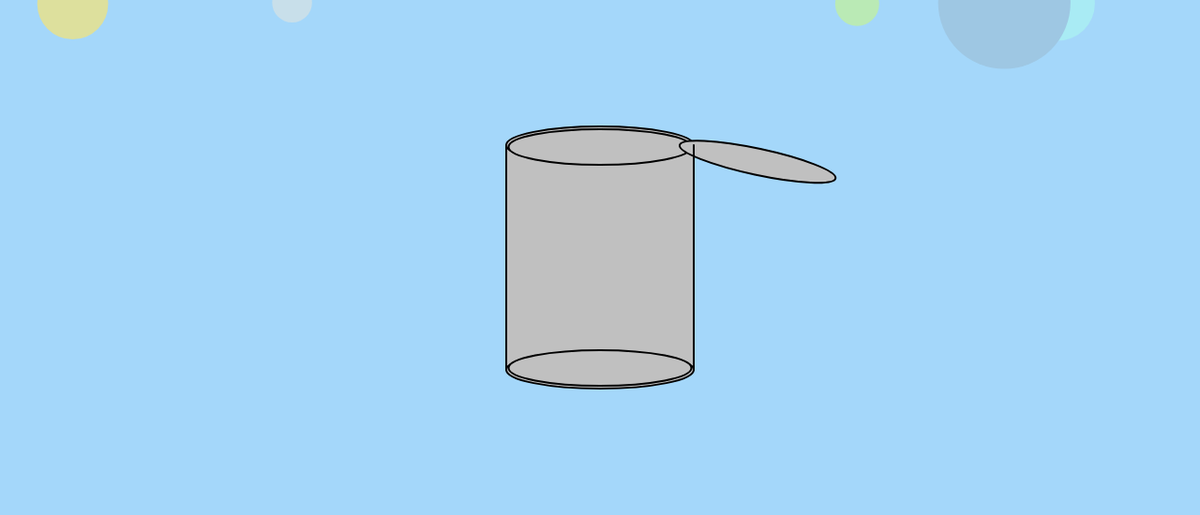
Frame 1 (no input)
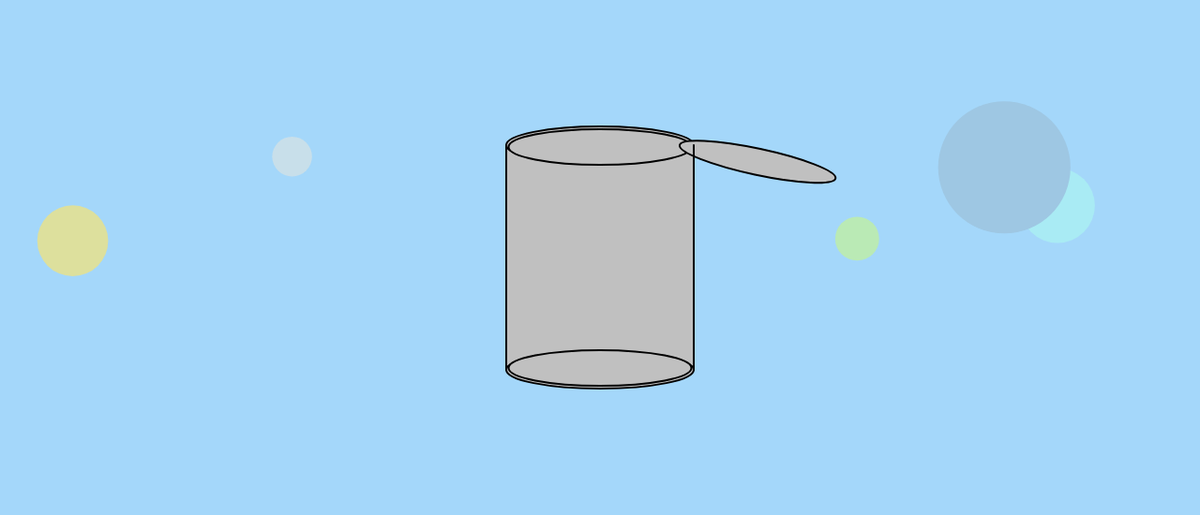
Frame 60 (no input)
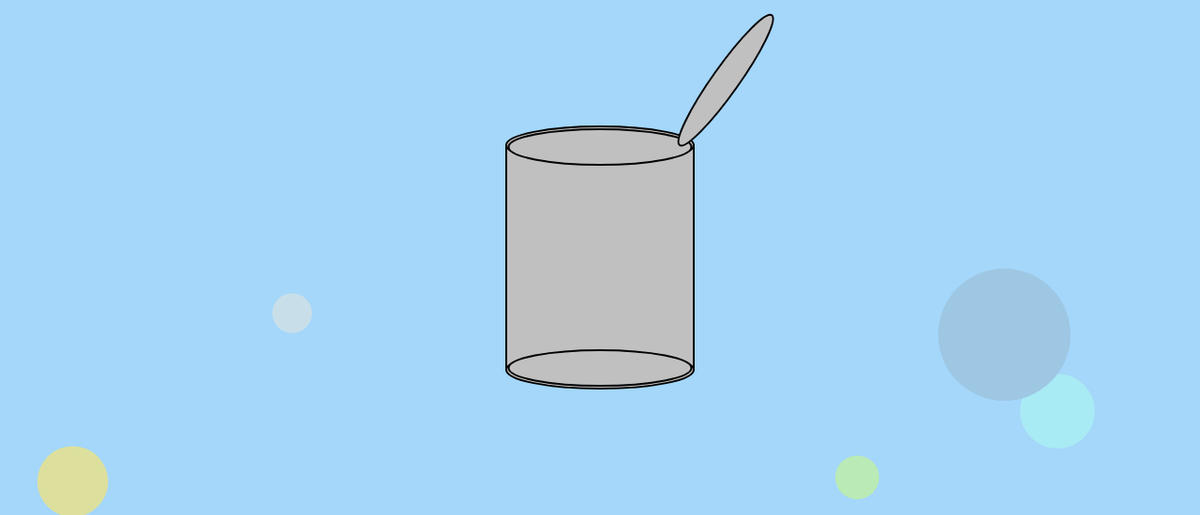
Frame 120 (the mouse pressed at the canvas centre since frame 60)

The p5.js sketch that drew these frames (run headless with seeded random() and noise() and a simulated clock; from frame 60 on, the mouse is pressed at the canvas centre):

// p5.js sketch
// ── sketch.js
// Author: Lamar Jambi (Jambo)
// DM1133 Midterm Project 1 - The UnexCpected Machine: Performance Adjective
// General idea: how nostalgia feels as time progresses
// for the original idea, i would like to create a can as a main subject, but for now it'll be a rectangular shape
// until the scenes are done
// idea: can is filled with memories and when it explodes it'll take us 
// to differenr scenes to express the emotions **transitionsss**
// maybe the after the EMOTIONS BOMB, expand on a blue/dark navy marble then the melancholy scene (state = 1)
// then go back to da bomb, expand on green for calm scene (state = 2)
// FINALLY, close the damn lid because memories are part of us :] (state = 3)
// maybe make transition random
// ==========================

let subCan;
let caughtMem = 0;
let memories = [];

// transition
let cols = 50;
let rows = 20;
let currRow = 0;
let currCol = 0;
let isTransitioning = false;

let state = 0;

// melancholy
let particles = [];
let drips = [];
const PARTICLE_COUNT = 150;
const DROPS_THRESHOLD = 850;
let dripsCount = 0;

// calm - taking a breath
let isGradient = false;
let clouds = [];
let sparkles = [];
const CLOUD_COUNT = 8;
let totalClouds = 0;
const CLOUDS_THRESHOLD = 4;
const CLOUD_Y_RANGE = 150;

let finalCan = null;
let finalMem = [];
let finalCatch = 0;


function setup() {
    createCanvas(1280, 550);
    subCan = new CanShape(width / 2, height / 2);
    
    // debugging 
    // state = 2;
    // state = 3;

    for (let i = 0; i < 5; i++) {
        memories.push(new Memory());
    }

    // state 3 setup
    finalCan = new CanShape(width / 2, height / 2);

    for (let i = 0; i < 5; i++) {
        finalMem.push(new Memory());
    }
}

function draw() {
    // default scene
    if (state === 0) {
        if (subCan.isShaking) {
            background(random(255), random(255), random(255));
        } else {
            background(164, 215, 250);
        }

        for (let elem of bkgElem) {
            elem.display();
            elem.move();
        }

        for (let i = memories.length - 1; i >= 0; i--) {
            memories[i].move();
            memories[i].display();

            // check if memory was missed
            if (memories[i].yCoor > height) {
                memories.splice(i, 1);
                memories.push(new Memory());

            // check if there's collision (caught)
            } else if (memories[i].hits(subCan)) {
                subCan.collectMemory(memories[i]);
                memories.splice(i, 1);
                memories.push(new Memory()); 
                caughtMem++;
            }
        }

        subCan.display();
        subCan.move();

        if (subCan.isFull(caughtMem)) {
            isTransitioning = true;
        }

    } else if (state === 1) {
        if (isTransitioning) {
            background(random(255), random(255), random(255));
        } else {
            background(20, 22, 28);
        }

        melancholyScene();

    } else if (state === 2) {
        calmScene();

    } else if (state === 3) {
        console.log("state 3!!");

        background(164, 215, 250);
        for (let elem of bkgElem) {
            elem.display();
            elem.move();
        }

        if (finalCan.memories.length < finalCan.MAX) {
            for (let i = 0; i < finalCan.MAX; i++) {
                finalCan.collectMemory(new Memory());
            }

            finalCatch = finalCan.MAX;
        }

        // if lid is closed -> stop shaking (done in class)
        // if (finalCan.isClosed) {
        //     finalCan.isShaking = false;

        // } else {
        //     finalCan.isShaking = true;
        // }

        // if full -> close!
        if (finalCan.isFull(finalCatch)) {
            finalCan.closeLid();
        }

        for (let i = finalMem.length - 1; i >= 0; i--) {
            finalMem[i].move();
            finalMem[i].display();

            // check if memory was missed
            if (finalMem[i].yCoor > height) {
                finalMem.splice(i, 1);
                finalMem.push(new Memory());

            // check if there's collision (caught)
            } else if (finalMem[i].hits(finalCan)) {
                finalCan.collectMemory(finalMem[i]);
                finalMem.splice(i, 1);
                finalMem.push(new Memory()); 
                finalCatch++;
            }
        }

        finalCan.display();
        finalCan.move();
    }

    if (isTransitioning) {
        transition();
    }
}

// should happen between scenes
function transition() {
    let xOffset = (width - (cols + 20) * 50) / 2;
    let yOffset = (height - (rows - 1) * 50) / 2;

    for (let row = 0; row <= currRow; row++) {
        for (let col = 0; col < (row === currRow ? currCol : cols); col++) {
            let ellipseSize = random(150, 250);

            let x = col * 50 + xOffset;
            let y = row * 50 + yOffset; 

            let opaValue = random(50, 255);
            fill(random(255), random(255), random(255), opaValue);
            ellipse(x, y, ellipseSize, ellipseSize);
        }
    }

    currCol++;
    if (currCol >= cols) {
        currCol = 0;
        currRow++;
    }

    // when the screen is filled with marbles
    if (currRow >= rows) {
        isTransitioning = false;
        caughtMem = 0;
        currRow = 0;  
        currCol = 0;  

        state++;  
        console.log("state:", state);
    }
}

function melancholyScene() {
    fill(20, 22, 28, 15);
    rect(0, 0, width, height);

    for (let p of particles) {
        let xOffset = frameCount * 0.001 + p.x * 0.005;
        let driftX = map(noise(xOffset), 0, 1, -1, 1);
        
        p.x += driftX;
        p.y += p.speed;
        
        if (p.y > height) {
            p.y = 0;
            p.x = random(width);
        }

        if (p.x < 0) {
            p.x = width;
        }

        if (p.x > width) {
            p.x = 0;
        }

        let gradient = drawingContext.createRadialGradient(
            p.x, p.y, 0, 
            p.x, p.y, p.size * 2
        );

        gradient.addColorStop(0, `rgba(130, 150, 180, ${p.opacity / 255})`);
        gradient.addColorStop(1, 'rgba(130, 150, 180, 0)');
        drawingContext.fillStyle = gradient;
        ellipse(p.x, p.y, p.size * 2);
    }

    for (let i = drips.length - 1; i >= 0; i--) {
        let drip = drips[i];

        drip.y += drip.speed;
        drip.length = min(drip.length + 0.5, drip.maxLength);
        drip.opacity -= 0.8;

        if (drip.opacity > 0) {
        let gradient = drawingContext.createLinearGradient(
            drip.x, drip.y - drip.length, 
            drip.x, drip.y
        );

        gradient.addColorStop(0, `rgba(150, 170, 200, 0)`);
        gradient.addColorStop(1, `rgba(150, 170, 200, ${drip.opacity / 255})`);
        
        drawingContext.strokeStyle = gradient;
        drawingContext.lineWidth = drip.width;
        line(drip.x, drip.y - drip.length, drip.x, drip.y);
        }

        if (drip.y - drip.length > height || drip.opacity <= 0) {
        drips.splice(i, 1);
        createNewDrip();
        }
    }

    if (mouseX > 0 && mouseX < width && mouseY > 0 && mouseY < height) {
        noFill();
        stroke(150, 170, 200, 50);
        ellipse(mouseX, mouseY, 20);
    }

    if (dripsCount >= DROPS_THRESHOLD) {
        isTransitioning = true;  
    }
}

function createNewDrip() {
    drips.push({
        x: random(width),
        y: random(height/3), 
        speed: random(1, 3),
        length: 0,
        maxLength: random(20, 50),
        width: random(1, 2.5),
        opacity: random(100, 200)
    });

    dripsCount++;
}

function mouseMoved() {
  if (random() < 0.3) { 
    for (let i = 0; i < 2; i++) { 
      drips.push({
        x: mouseX + random(-20, 20),
        y: mouseY,
        speed: random(1, 3),
        length: 0,
        maxLength: random(20, 50),
        width: random(1, 2.5),
        opacity: random(100, 200)
      });

      dripsCount++;
    }
  }
}

function mousePressed() {
  // rain splash at mouse
  for (let i = 0; i < 8; i++) {

    drips.push({
      x: mouseX + random(-30, 30),
      y: mouseY + random(-30, 30),
      speed: random(2, 4),
      length: 0,
      maxLength: random(30, 60),
      width: random(1.5, 3),
      opacity: random(150, 255)
    });

    dripsCount++;
  }
}

// had to create this due to bugs in setup() ):
function initializeClouds() {
    console.log("creating clouds");
    clouds = [];
    for (let i = 0; i < CLOUD_COUNT; i++) {
        clouds.push({
            x: random(width),
            y: random(20, CLOUD_Y_RANGE),
            size: random(60, 120),
            speed: random(0.2, 0.5)
        });
    }
}

function calmScene() {
    // debugging 
    console.log("starting calmScene"); 
    console.log("num of clouds:", clouds.length);
    
    // gradient sky
    if (isTransitioning) {
        background(random(255), random(255), random(255));
    } else {
        let c1 = color(135, 206, 235);
        let c2 = color(255, 253, 208);
        
        noStroke(); 
        for (let y = 0; y < height; y++) {
            let inter = map(y, 0, height, 0, 1);
            let c = lerpColor(c1, c2, inter);
            fill(c);
            rect(0, y, width, 1);
        }
    }

    // if clouds array empty -> make clouds!!
    if (clouds.length === 0) {
        for (let i = 0; i < CLOUD_COUNT; i++) {
            clouds.push({
                x: random(width),
                y: random(20, CLOUD_Y_RANGE),
                size: random(60, 120),
                speed: random(0.2, 0.5)
            });
        }
    }

    clouds.forEach((cloud, index) => {
        drawCloud(cloud.x, cloud.y, cloud.size);
        cloud.x += cloud.speed;
    });

    // if cloud is off screen -> replace :3
    let cloudsToAdd = 0;
    clouds = clouds.filter(cloud => {
        if (cloud.x > width + cloud.size) {
            cloudsToAdd++;
            return false;
        }
        return true;
    });

    // more clouds :3
    for (let i = 0; i < cloudsToAdd; i++) {
        clouds.push({
            x: -random(50, 100),
            y: random(20, CLOUD_Y_RANGE),
            size: random(60, 120),
            speed: random(0.2, 0.5)
        });
        totalClouds++;
    }

    // sparkles interactivity!!!
    if (mousePressed) {
        sparkles.push({
            x: mouseX + random(-20, 20),
            y: mouseY + random(-20, 20),
            life: 1,
            size: random(5, 15)
        });
    }

    sparkles = sparkles.filter(s => {
        s.life -= 0.02;
        if (s.life > 0) {
            drawSparkle(s);
            return true;
        }

        return false;
    });

    if (totalClouds >= CLOUDS_THRESHOLD) {
        isTransitioning = true;
    }
}

function drawCloud(x, y, size) {
    push(); 
    noStroke();
    fill(255, 255, 255, 200);

    ellipse(x, y, size);
    
    // cloud puffs
    ellipse(x + size/2, y, size * 0.8);
    ellipse(x - size/2, y, size * 0.7);
    ellipse(x, y - size/3, size * 0.6);
    ellipse(x, y + size/4, size * 0.7);
    
    pop(); 
}

function drawSparkle(s) {
    push();
    translate(s.x, s.y);
    rotate(frameCount * 0.02); 
    noStroke();
    fill(255, 200, 0, s.life * 255);
    
    for (let i = 0; i < 4; i++) {
        rotate(PI/2);
        ellipse(0, 0, s.size * s.life, s.size/3 * s.life);
    }

    pop();
}

// debugging
function keyPressed() {
    if (key === '2') {
        console.log("Switching to calm scene");
        state = 2;
        initializeClouds();
    }
}
// ── background.js
// js file for the background

let bkgSpeed = 1;
let bkgElem = [];

class BkgBall {
    constructor(xCoor, yCoor, size) {
        this.xCoor = xCoor;
        this.yCoor = yCoor;
        this.size = size;
        this.color = color(random(150, 255), random(150, 255), random(150, 255));
    }

    display() {
        noStroke();
        fill(this.color);
        ellipse(this.xCoor, this.yCoor, this.size);
    }

    move() {
        this.yCoor += bkgSpeed;

        if (this.yCoor > height) {
            this.yCoor = -this.size;
            this.xCoor = random(width);
        }
    }
}

// function updateSpeed(state) {
//     if (state === 'happy') {
//         bkgSpeed = 0.5;
//     } else if (state === 'nostalgic') {
//         bkgSpeed = 2;
//     }
// }
// ── canShape.js
// js file for main subject -- can!
// fill the can with diff shapes and colors to represent memories!!
// fill -> catch around 15 memories, have counter for shapes entering 
// using an array probs

class CanShape {
    constructor(xCoor, yCoor) {
        this.xCoor = xCoor;
        this.yCoor = yCoor;
        this.width = 200;
        this.height = 240;
        this.color = color(192, 192, 192);

        // collection of memories -> instances of class Memory
        this.memories = [];
        this.MAX = 7;

        // lid animations
        this.lidCenterX = 0;
        this.lidCenterY = -this.height/2;
        this.lidAngle = PI;
        this.isClosing = false;

        // shaking properties
        this.isShaking = false;
        this.shakeAmount = 10;
        this.shakeDecay = 0.9;
        this.shakeOffset = { x: 0, y: 0 };

        // explosion
        this.exploded = false;
        this.explosionForce = 15;
        this.explosionDecay = 0.95;
        this.explosionRotation = 0;
        this.fadeOut = 255;
        this.canPieces = [];
        this.explosionStarted = false;
    }

    display() {
        if (this.exploded) {
            this.displayExplosion(); 
        } else if (this.isShaking) {
            this.updateShake();
        }
    
        push();
        
        translate(this.xCoor + this.shakeOffset.x, this.yCoor + this.shakeOffset.y);

        push();
        
        // can color 
        noStroke();
        rectMode(CENTER);
        fill(this.color);
        rect(0, 0, this.width, this.height);

        for (let memory of this.memories) {
            fill(memory.color);
            noStroke();
            ellipse(memory.x, memory.y, memory.size);
            triangle(
                memory.x, memory.y,
                memory.x - 10, memory.y - 10,
                memory.x + 10, memory.y + 10
            );
        }

        stroke(0);
        strokeWeight(2);
        fill(this.color);
        
        // top lid
        this.displayTopLid();
        
        // side container lines
        line(-this.width/2, -this.height/2, -this.width/2, this.height/2);
        line(this.width/2, -this.height/2, this.width/2, this.height/2);

        // bottom lid
        ellipse(0, this.height/2, this.width, this.width/5);
        ellipse(0, this.height/2 - 2, this.width - 5, this.width/5 - 2);

        pop();

        // start shaking if the can is full
        if (this.isFull(caughtMem)) {
            let offsetX = random(-this.shakeAmount, this.shakeAmount);
            let ofssetY = random(-this.shakeAmount, this.shakeAmount);

        }
    }

    displayTopLid() {
        fill(this.color);
    
        // top lid
        ellipse(0, -this.height/2, this.width, this.width/5);
        ellipse(0, -this.height/2 + 2, this.width - 5, this.width/5 - 2);
    
        // edges of can and ellipse
        let smallerEllipseWidth = this.width - 30;    
        let rightEdgeX = smallerEllipseWidth/2;
        let rightEdgeY = -this.height/2;       
    
        push();
        translate(rightEdgeX, rightEdgeY);
        
        let angle = 0;
        if (this.isClosing) {
            if (this.lidAngle > angle) {
                this.lidAngle -= 0.02;
            } 

            if (Math.abs(this.lidAngle - angle) < 0.02) {
                this.lidAngle = angle; 
                this.isShaking = false;
                this.shakeAmount = 0;
                this.shakeOffset = { x: 0, y: 0 };
            }

        } else {
            this.lidAngle = atan2(mouseY - (this.yCoor + rightEdgeY), mouseX - (this.xCoor + rightEdgeX));
        }

        rotate(this.lidAngle);
        ellipse(-((this.width - 30)/2), 0, this.width - 30, this.width/5 - 12);

        pop();

        if (this.isFull) {
            ellipse(this.lidCenterX, this.lidCenterY, )
        }
    }

    updateShake(amount = this.shakeAmount) {
        if (this.shakeAmount > 5 || amount > 5) {
            this.shakeOffset.x = random(-this.shakeAmount, this.shakeAmount);
            this.shakeOffset.y = random(-this.shakeAmount, this.shakeAmount);
            this.shakeAmount *= 1; 
            this.isShaking = true;
            
        } else {
            this.isShaking = false;
            this.shakeOffset.x = 0;
            this.shakeOffset.y = 0;
        }
    }

    closeLid() {
        this.isClosing = true;
        this.isShaking = true;
        this.shakeAmount = 10; 
    }

    move() {
        if (keyIsDown(LEFT_ARROW)) {
            this.xCoor -= 5;
        }
        if (keyIsDown(RIGHT_ARROW)) {
            this.xCoor += 5;
        }
        this.xCoor = constrain(this.xCoor, this.width/2, width - this.width/2);
    }

    collectMemory(memory) {
        // storing memories
        if (this.memories.length >= this.MAX) {
            // stop pushing into memories
            return;

        } else { 
            this.memories.push({
                x: random(-this.width/2 + 20, this.width/2 - 20),
                y: random(-this.height/2 + 20, this.height/2 - 20),
                color: memory.color,
                size: memory.size
            });
        }

    }

    isFull(caughtMem) {
        let full = (caughtMem === this.MAX);
        if (full && !this.isClosing) {
            this.closeLid();
        }
        return full;
    }

}
// ── memories.js
// js file for memories
// fix: add more details for the memory marbles - finishing touches (dont focus too much rn)

class Memory {
    constructor(x = random(width), y = 0, size = random(20, 150)) {
        this.xCoor = x;
        this.yCoor = y;
        this.size = size;
        this.speed = random(2, 5);
        this.color = color(random(150, 255), random(150, 255), random(150, 255));
        this.floating = false;  
    }
  
    move() {
        if (this.floating) {
            this.yCoor -= this.speed / 2;
        } else {
            this.yCoor += this.speed; 
        }
    }
  
    display() {
        fill(this.color);
        noStroke();
        ellipse(this.xCoor, this.yCoor, this.size);
        // triangle(
        //     this.xCoor, this.yCoor,
        //     this.xCoor - 10, this.yCoor - 10,
        //     this.xCoor + 10, this.yCoor + 10
        // );
        
    }
  
    hits(can) {
        return (
            this.yCoor > can.yCoor - can.height/2 &&
            this.yCoor < can.yCoor + can.height/2 &&
            this.xCoor > can.xCoor - can.width/2 &&
            this.xCoor < can.xCoor + can.width/2
        );
    }
}
